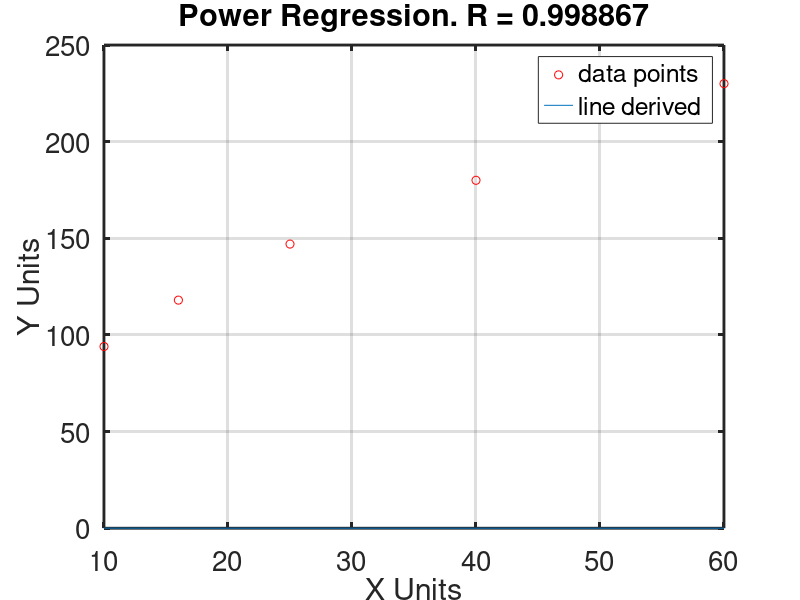

The MATLAB script that drew this image:
#Michael Ellerkamp, NumAnalysis
#Power Regression file

# x = ln(x)
# y = ln(y) in all instances except the raw data, when we think back to our formulas

#Our Data
x = [10,16,25,40,60]
y = [94,118,147,180,230]

#Important that x and y have the same length, do not make me have to implement error detection!!!
disp("\nData!!!\n")
N = length(x)
#All of our sums
disp("\nSums:\n")
Sum_LnX = sum(log(x))
Sum_LnX2 = sum(log(x).^2)
Sum_LnY = sum(log(y))
Sum_LnY2 = sum(log(y).^2)
Sum_LnXLnY = sum(log(x).*log(y))
#Means
disp("\nMeans!!\n")
Mean_LnX = Sum_LnX/N
Mean_LnY = Sum_LnY/N
#this uses the S sub AB functions. Remember replace all instaces of y with ln(y)
disp("\nS functions!!!\n")
Sxy = Sum_LnXLnY - N*Mean_LnX*Mean_LnY
Sxx = Sum_LnX2 - N*power(Mean_LnX,2)
Syy = Sum_LnY2 - N*power(Mean_LnY,2)
#now for B, A, and the Power equation
disp("\nB,A, and Equation!!!!\n")
B = Sxy/Sxx
A = exp(Mean_LnY - B*Mean_LnX)
printf("Our equation is: y = %dx^%d\n",A, B)
#now for b', m', and the linear equation
disp("\nB,A, and Equation!!!!\n")
m_prime = B  #m' and B are the exact same
b_prime = Mean_LnY - B*Mean_LnX #b' is the ln(A)
printf("Our equation is: y = %dx + %d",m_prime, b_prime)
#now for R value
disp("\nR-Value:\n")
R = Sxy / (sqrt(Sxx)*sqrt(Syy))
#Now to add plotting this out.
#Even for testing I don't care to output this so it will have the ;

#y2 = A.*power(x,B); #power version.
y2 = (log(m_prime) * x) + b_prime #linear version

#we are plotting the initial x,y data as red circles 'or'
#Our new equation will be plotted as a regular line x,y2
#plot(x,y,'or',x,y2) #plotting power formula
plot(x,y,'or',x,exp(y2)) #plotting linear formula

xlabel("X Units")
ylabel("Y Units")
title(sprintf("Power Regression. R = %d",R))
grid on
legend('data points', 'line derived')
set(gca, "linewidth", 2, "fontsize", 20)
